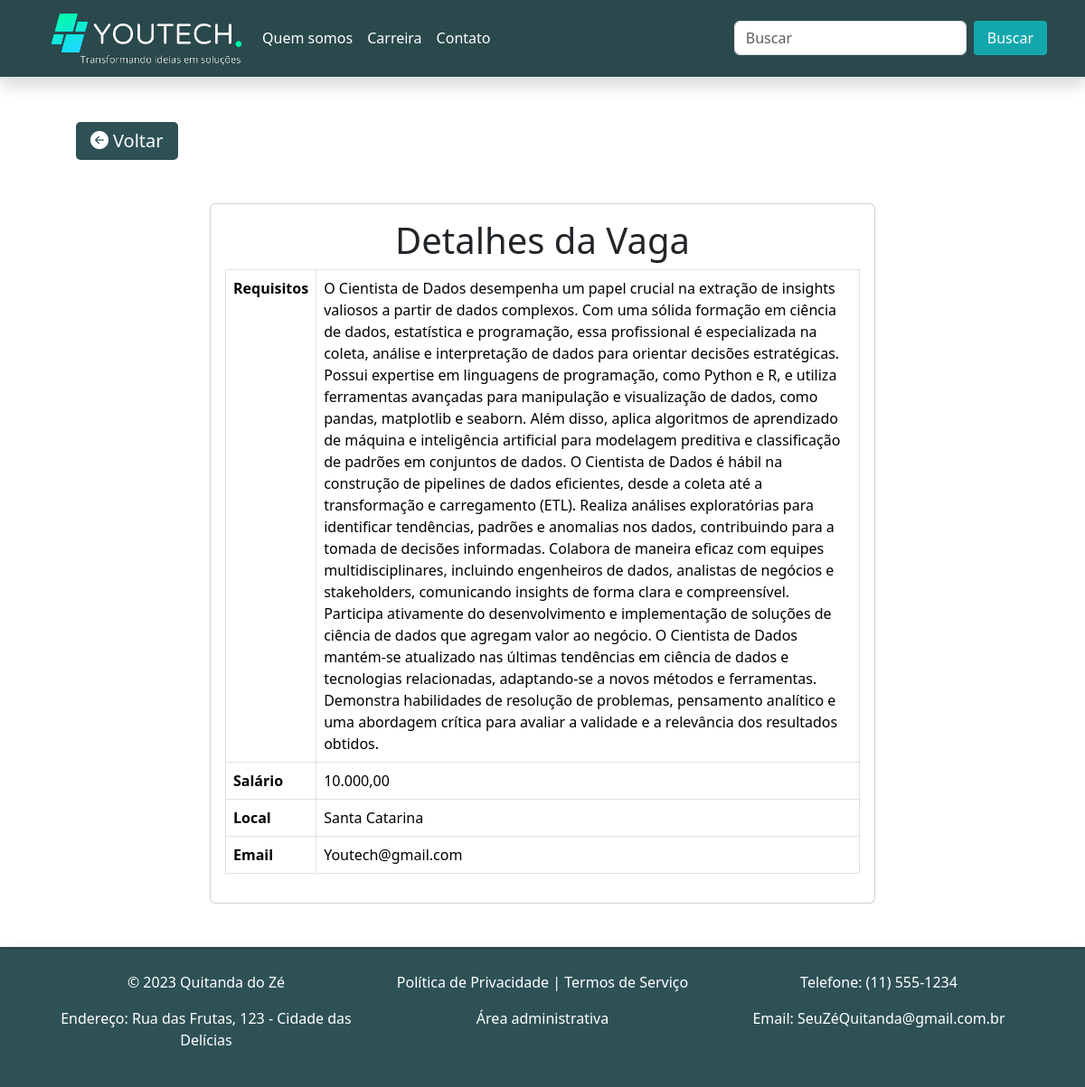
The app's page /vervagas/11 with its own data.
### tables this page shows
CREATE TABLE vagas(
    id_vagas INTEGER PRIMARY KEY,
    cargo_vagas TEXT NOT NULL,
    requisitos_vagas TEXT NOT NULL, 
    salario_vagas REAL NOT NULL, 
    local_vagas TEXT NOT NULL, 
    email_vagas TEXT NOT NULL, 
    img_vagas TEXT NOT NULL
);

### youtech.py (the view)
@app.route("/vervagas/<id_vagas>")
def vervagas(id_vagas):
    iniciar_db()
    id_vagas = int(id_vagas)
    conexao = conecta_database()
    vagas = conexao.execute('SELECT * FROM vagas WHERE id_vagas = ?',(id_vagas,)).fetchall()
    conexao.close()
    title = "Ver vagas"
    return render_template("vervagas.html", vagas = vagas, title=title)

### youtech.py (called while the page is built)
def conecta_database():
    conexao = sql.connect("db_youtech.db")
    conexao.row_factory = sql.Row
    return conexao

def iniciar_db():
    conexao = conecta_database()
    with app.open_resource('esquema.sql', mode='r') as comandos:
        conexao.cursor().executescript(comandos.read())
    conexao.commit()
    conexao.close()

### templates/vervagas.html (shortened to what this page needs)
{% extends 'modelo.html' %}
{% block conteudo %}
{%for vaga in vagas %}
</head>
<body>
  <a href="/" class="fs-5" style="margin-left: 7%;">
    <button id="botao2"><i class="bi bi-arrow-left-circle-fill" style="margin-right: 5px;"></i>Voltar</button>
  </a>
  <div class="container mt-5">
    <div class="row">
      <div class="col-md-8 offset-md-2">
        <div class="card">
          <div class="card-body">
            <h1 class="card-title" style="text-align: center;">Detalhes da Vaga</h1>
            <table class="table table-bordered">
              <tbody>
                <tr>
                  <th scope="row">Requisitos</th>
                  <td>{{vaga['requisitos_vagas']}}</td>
                </tr>
                <tr>
                  <th scope="row">Salário</th>
                  <td>{{vaga['salario_vagas']}}</td>
                </tr>
                <tr>
                  <th scope="row">Local</th>
                  <td>{{vaga['local_vagas']}}</td>
                </tr>
                <tr>
                  <th scope="row">Email</th>
                  <td>{{vaga['email_vagas']}}</td>
                </tr>
              </tbody>
            </table>
          </div>
        </div>
      </div>
    </div>
  </div>
{% endfor %}
{% endblock %}

### static/estilo.css (style rules this page uses)
#botao2 { cursor: pointer; background-color: #2e5156; transition: background-color 0.2s; border: 2px solid #2e5156; color: #fff; padding: 4px 14px; border-radius: 5px; }
.card { overflow: hidden; }

### records on screen
vagas: requisitos_vagas "O Cientista de Dados desempenha um papel crucial na extração de insights valiosos a partir de dados complexos. Com uma sólida formação em ciência de dados, estatística e programação, essa profissional é especializada na coleta, análise e interpretação de dados para orientar decisões estratégicas. Possui expertise em linguagens de programação, como Python e R, e utiliza ferramentas avançadas para manipulação e visualização de dados, como pandas, matplotlib e seaborn. Além disso, aplica algoritmos de aprendizado de máquina e inteligência artificial para modelagem preditiva e classificação de padrões em conjuntos de dados. O Cientista de Dados é hábil na construção de pipelines de dados…", salario_vagas "10.000,00", local_vagas "Santa Catarina", email_vagas "Youtech@gmail.com"
